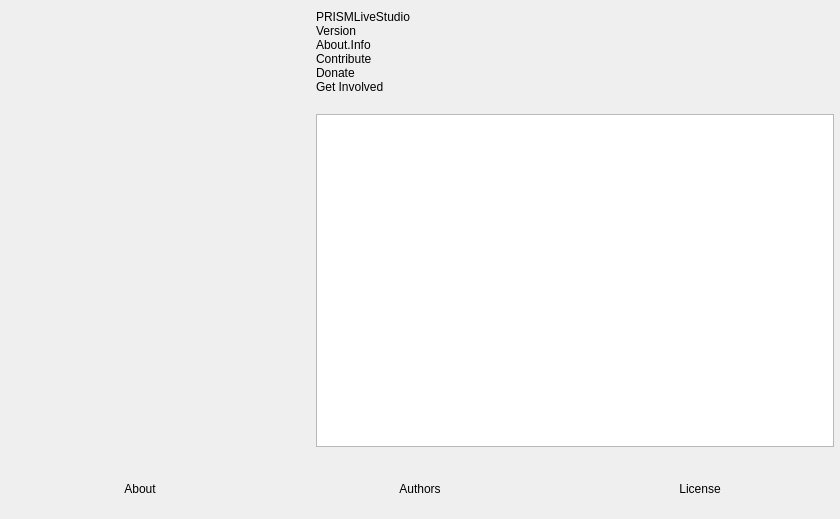
<?xml version="1.0" encoding="UTF-8"?>
<ui version="4.0">
 <class>PLSAbout</class>
 <widget class="QWidget" name="PLSAbout">
  <property name="geometry">
   <rect>
    <x>0</x>
    <y>0</y>
    <width>840</width>
    <height>519</height>
   </rect>
  </property>
  <property name="windowTitle">
   <string>About</string>
  </property>
  <layout class="QVBoxLayout" name="verticalLayout_2">
   <property name="leftMargin">
    <number>0</number>
   </property>
   <property name="topMargin">
    <number>0</number>
   </property>
   <property name="rightMargin">
    <number>0</number>
   </property>
   <property name="bottomMargin">
    <number>0</number>
   </property>
   <item>
    <layout class="QHBoxLayout" name="horizontalLayout_2">
     <property name="spacing">
      <number>30</number>
     </property>
     <property name="leftMargin">
      <number>30</number>
     </property>
     <property name="topMargin">
      <number>10</number>
     </property>
     <property name="rightMargin">
      <number>6</number>
     </property>
     <property name="bottomMargin">
      <number>6</number>
     </property>
     <item>
      <widget class="QLabel" name="icon">
       <property name="minimumSize">
        <size>
         <width>256</width>
         <height>256</height>
        </size>
       </property>
       <property name="maximumSize">
        <size>
         <width>256</width>
         <height>256</height>
        </size>
       </property>
       <property name="text">
        <string/>
       </property>
       <property name="pixmap">
        <pixmap>:res/images/obs.png</pixmap>
       </property>
       <property name="scaledContents">
        <bool>true</bool>
       </property>
      </widget>
     </item>
     <item>
      <layout class="QVBoxLayout" name="verticalLayout">
       <property name="spacing">
        <number>0</number>
       </property>
       <item>
        <widget class="QLabel" name="name">
         <property name="text">
          <string notr="true">PRISMLiveStudio</string>
         </property>
        </widget>
       </item>
       <item>
        <widget class="QLabel" name="version">
         <property name="text">
          <string notr="true">Version</string>
         </property>
        </widget>
       </item>
       <item>
        <widget class="QLabel" name="info">
         <property name="text">
          <string>About.Info</string>
         </property>
         <property name="wordWrap">
          <bool>true</bool>
         </property>
        </widget>
       </item>
       <item>
        <widget class="QLabel" name="contribute">
         <property name="text">
          <string notr="true">Contribute</string>
         </property>
         <property name="wordWrap">
          <bool>true</bool>
         </property>
        </widget>
       </item>
       <item>
        <widget class="QLabel" name="donate">
         <property name="text">
          <string notr="true">Donate</string>
         </property>
        </widget>
       </item>
       <item>
        <widget class="QLabel" name="getInvolved">
         <property name="text">
          <string notr="true">Get Involved</string>
         </property>
        </widget>
       </item>
       <item>
        <spacer name="verticalSpacer">
         <property name="orientation">
          <enum>Qt::Vertical</enum>
         </property>
         <property name="sizeType">
          <enum>QSizePolicy::Fixed</enum>
         </property>
         <property name="sizeHint" stdset="0">
          <size>
           <width>20</width>
           <height>20</height>
          </size>
         </property>
        </spacer>
       </item>
       <item>
        <widget class="QTextBrowser" name="textBrowser">
         <property name="openExternalLinks">
          <bool>true</bool>
         </property>
        </widget>
       </item>
      </layout>
     </item>
    </layout>
   </item>
   <item>
    <widget class="QWidget" name="widget" native="true">
     <property name="minimumSize">
      <size>
       <width>0</width>
       <height>60</height>
      </size>
     </property>
     <layout class="QHBoxLayout" name="horizontalLayout">
      <property name="spacing">
       <number>0</number>
      </property>
      <property name="leftMargin">
       <number>0</number>
      </property>
      <property name="topMargin">
       <number>0</number>
      </property>
      <property name="rightMargin">
       <number>0</number>
      </property>
      <property name="bottomMargin">
       <number>0</number>
      </property>
      <item>
       <widget class="ClickableLabel" name="about">
        <property name="text">
         <string>About</string>
        </property>
        <property name="alignment">
         <set>Qt::AlignCenter</set>
        </property>
       </widget>
      </item>
      <item>
       <widget class="ClickableLabel" name="authors">
        <property name="text">
         <string>Authors</string>
        </property>
        <property name="alignment">
         <set>Qt::AlignCenter</set>
        </property>
       </widget>
      </item>
      <item>
       <widget class="ClickableLabel" name="license">
        <property name="text">
         <string>License</string>
        </property>
        <property name="alignment">
         <set>Qt::AlignCenter</set>
        </property>
       </widget>
      </item>
     </layout>
    </widget>
   </item>
  </layout>
 </widget>
 <customwidgets>
  <customwidget>
   <class>ClickableLabel</class>
   <extends>QLabel</extends>
   <header>clickable-label.hpp</header>
  </customwidget>
 </customwidgets>
 <resources/>
 <connections/>
</ui>
